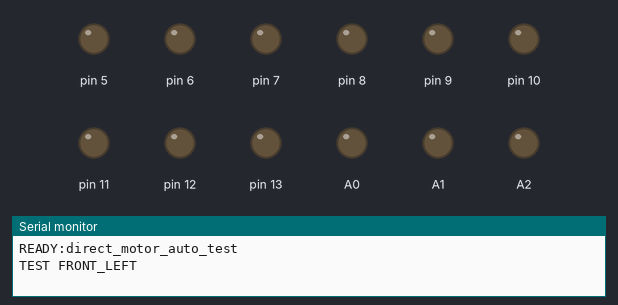
Recording of a sketch running on a simulated Arduino Uno, built with avr-gcc and run on an emulated ATmega328P. Shown: output pins drawn as LEDs (lit = HIGH), the last lines printed to the serial monitor.

Above: at 0.2 s.
At 1.7 s:
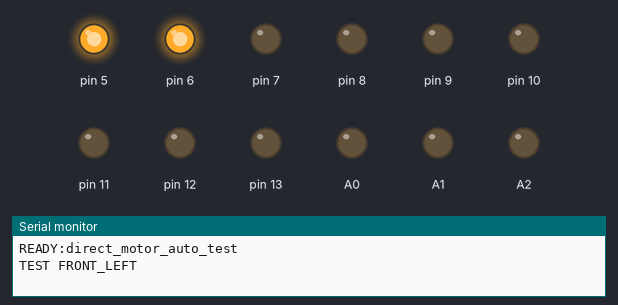
At 5.7 s:
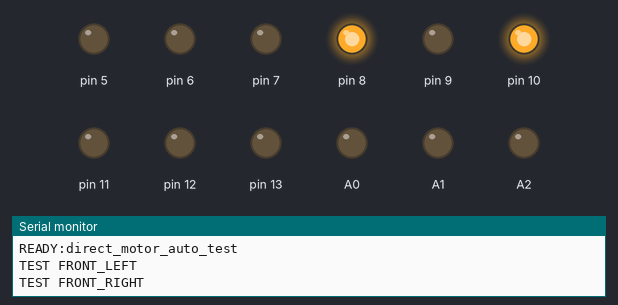
At 9.7 s:
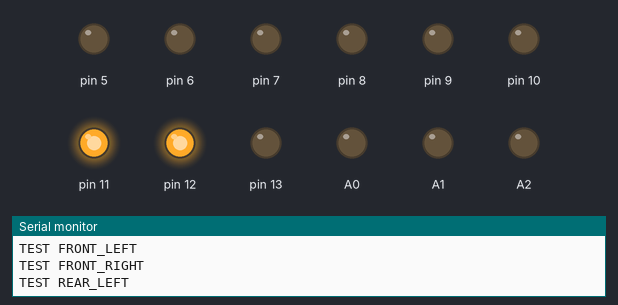
At 13.7 s:
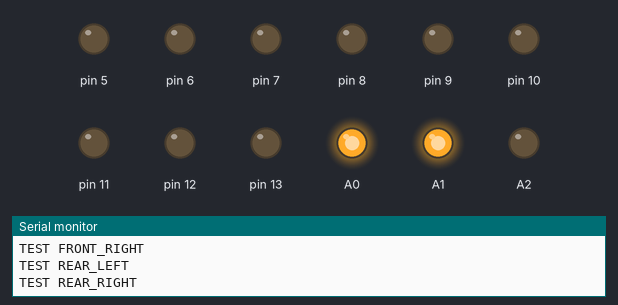
Timing chart, 0 to 20.8 s (numbered marks = the images above):
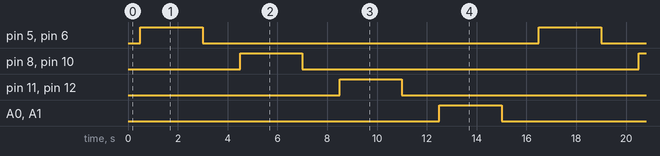

Measured:
- by itself, pin 5, pin 6, pin 8, pin 10–12, A0, A1: alternates HIGH for 2.5 s and LOW for 13.5 s
- by itself, everything shown: repeats every 16.0 s, in 8 steps

The sketch:

direct_motor_auto_test.ino
```cpp
// Test autonome moteurs - aucune commande serie necessaire.
// Televerse ce sketch, pose le robot roues en l'air:
// il teste automatiquement les canaux moteur un par un.
//
// L298N principal:
// ENA -> D5,  IN1 -> D6,  IN2 -> D7
// ENB -> D10, IN3 -> D8,  IN4 -> D9
//
// Si tu as un 2e L298N:
// ENA -> D11, IN1 -> D12, IN2 -> D13
// ENB -> A0,  IN3 -> A1,  IN4 -> A2

struct MotorPins {
  int en;
  int inA;
  int inB;
  const char* name;
};

const MotorPins FRONT_LEFT  = {5,  6,  7,  "FRONT_LEFT"};
const MotorPins FRONT_RIGHT = {10, 8,  9,  "FRONT_RIGHT"};
const MotorPins REAR_LEFT   = {11, 12, 13, "REAR_LEFT"};
const MotorPins REAR_RIGHT  = {A0, A1, A2, "REAR_RIGHT"};

const int SPEED = 255;

void setupMotor(MotorPins m) {
  pinMode(m.en, OUTPUT);
  pinMode(m.inA, OUTPUT);
  pinMode(m.inB, OUTPUT);
}

void motor(MotorPins m, int dir, int spd) {
  analogWrite(m.en, spd);
  digitalWrite(m.inA, dir > 0 ? HIGH : LOW);
  digitalWrite(m.inB, dir < 0 ? HIGH : LOW);
}

void stopMotor(MotorPins m) {
  analogWrite(m.en, 0);
  digitalWrite(m.inA, LOW);
  digitalWrite(m.inB, LOW);
}

void stopAll() {
  stopMotor(FRONT_LEFT);
  stopMotor(FRONT_RIGHT);
  stopMotor(REAR_LEFT);
  stopMotor(REAR_RIGHT);
}

void testMotor(MotorPins m) {
  Serial.print("TEST ");
  Serial.println(m.name);
  stopAll();
  delay(500);
  motor(m, 1, SPEED);
  delay(2500);
  stopAll();
  delay(1000);
}

void setup() {
  Serial.begin(9600);
  setupMotor(FRONT_LEFT);
  setupMotor(FRONT_RIGHT);
  setupMotor(REAR_LEFT);
  setupMotor(REAR_RIGHT);
  stopAll();
  Serial.println("READY:direct_motor_auto_test");
}

void loop() {
  testMotor(FRONT_LEFT);
  testMotor(FRONT_RIGHT);
  testMotor(REAR_LEFT);
  testMotor(REAR_RIGHT);
}
```
